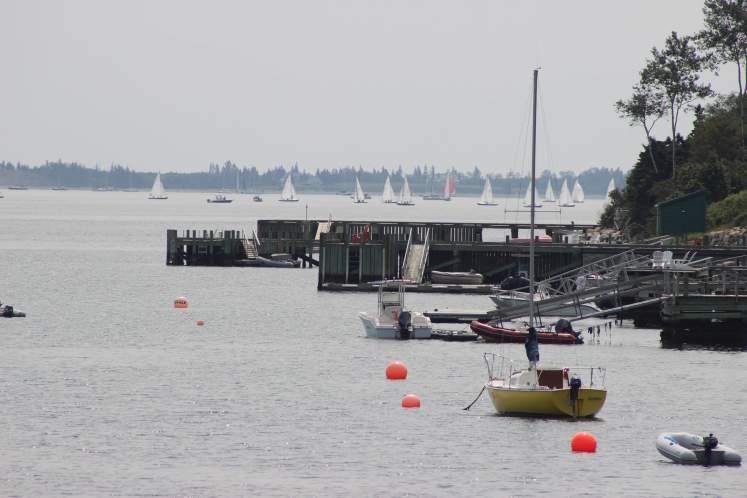
#> input picture prettyBuoy4.jpg, 1493 x 995 px (shown at 1/2 size)
$ python 'blob (1).py'
#> lines starting #> are read from the running program, lines starting #| are printed output that depends on the picture; after the words box and inside, x2 and y2 are one past the last pixel; in counts of white or black regions, pixels touching at a corner belong together
import cv2
import numpy as np
import csv
from datetime import datetime as dt
import os

# open CSV file. "if" statement checks to see if it needs to add data titles or not
csv_file = "blob_data.csv"
if not os.path.isfile(csv_file):
    with open(csv_file, mode = 'w', newline= '') as file:
        writer = csv.writer(file)
        writer.writerow(['Date and Time', 'x', 'y', 'diameter'])

# Preprocessing of the image
img = cv2.imread("prettyBuoy4.jpg")
#> img is the input picture: shape (995, 1493, 3); mean B, G, R 165.9, 164, 163.5
img = cv2.blur(img, (10, 10))
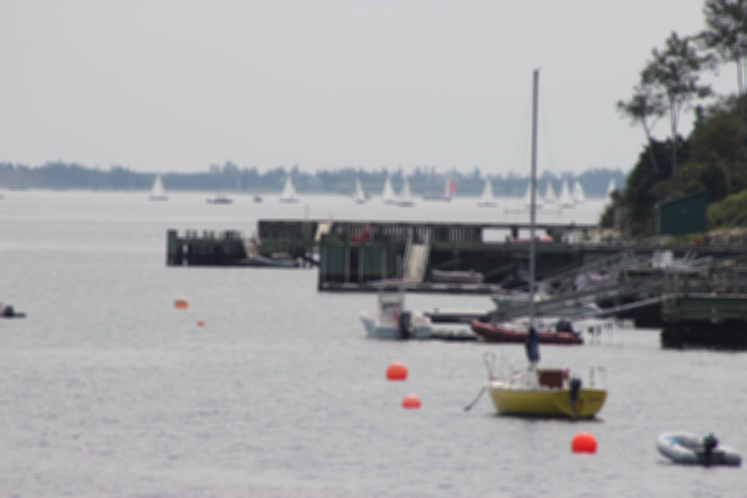
#> img: shape (995, 1493, 3) (shown at 1/2 size); mean B, G, R 165.9, 164, 163.5
img = cv2.resize(img, None, fx = 0.5, fy=0.5, interpolation= cv2.INTER_LINEAR)
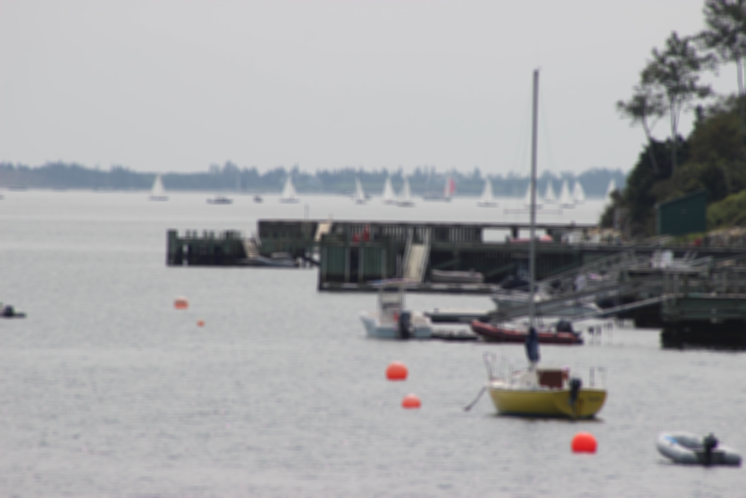
#> img: shape (498, 746, 3); mean B, G, R 166.1, 164.2, 163.7
hsv = cv2.cvtColor(img, cv2.COLOR_BGR2HSV)
#> hsv: shape (498, 746, 3); mean H, S, V 101.2, 11.1, 167.3

# These are the bounds for the colour we're looking at in HSV format
lower_greenA = np.array([0,50,50])
upper_greenA = np.array([60,255,255])

lower_greenB = np.array([170,50,50])
upper_greenB = np.array([180,255,255])

# Because red in HSV is 170 - 180 and 0 - 60 degrees, we need to `
maskA = cv2.inRange(hsv, lower_greenA, upper_greenA)
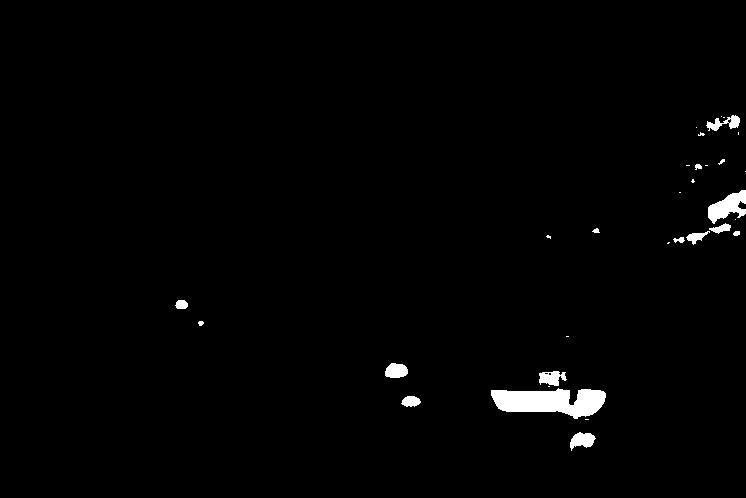
#> maskA: shape (498, 746); 1.3% white; 32 white regions (16 under 20 px), largest, box (x1, y1, x2, y2) and area: (491, 388, 606, 419) 2373, (708, 190, 746, 224) 702, (570, 432, 596, 451) 300
maskB = cv2.inRange(hsv, lower_greenB, upper_greenB)
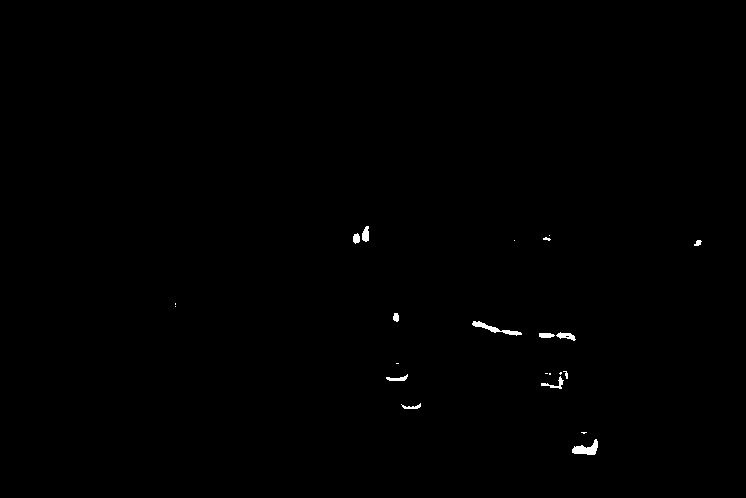
#> maskB: shape (498, 746); 0.3% white; 22 white regions (10 under 20 px), largest, box (x1, y1, x2, y2) and area: (572, 439, 598, 455) 222, (472, 321, 522, 336) 207, (556, 332, 576, 341) 94
mask = cv2.bitwise_or(maskA, maskB)
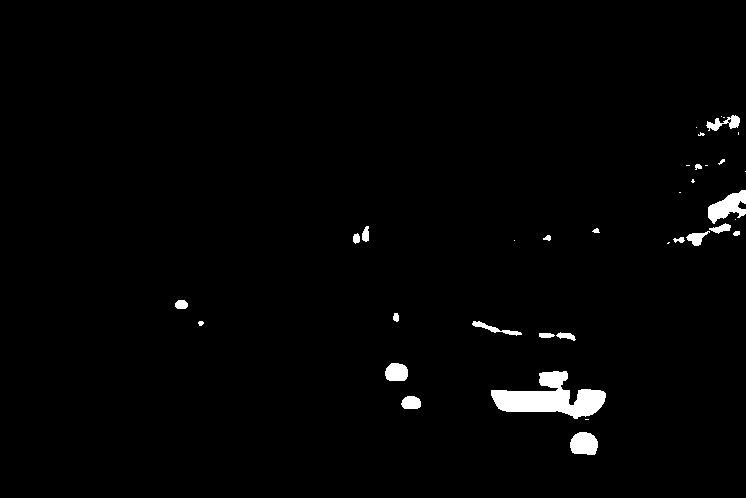
#> mask: shape (498, 746); 1.6% white; 36 white regions (14 under 20 px), largest, box (x1, y1, x2, y2) and area: (491, 371, 606, 419) 2776, (708, 190, 746, 224) 702, (570, 432, 598, 455) 530

# perform bitwise and on the pre-processed image arrays using the mask
res = cv2.bitwise_and(img, img, mask=mask)

# Show the mask and the or'd image
cv2.imshow("Mask", mask)
cv2.waitKey(0)
cv2.imshow("Masked part of original image", res)
cv2.waitKey(0)

# Use edge detection to make a nice harsh contrast for the blob detector
res = cv2.Canny(mask, 50, 100, True)
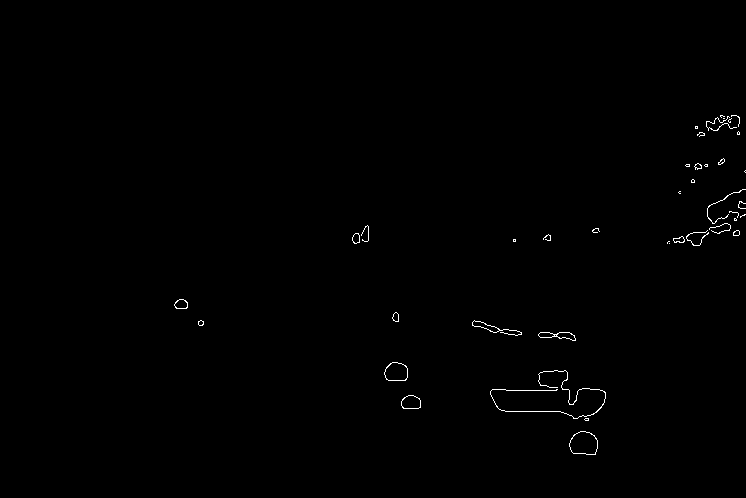
#> res: shape (498, 746); 0.4% white in thin lines or dots, all inside (x1, y1, x2, y2) = (174, 115, 746, 455)
cv2.imshow("Edges found", res)
cv2.waitKey(0)

# Set up of SimpleBlobDetector parameters.
params = cv2.SimpleBlobDetector_Params()
params.filterByArea = True
params.minArea = 100
params.filterByCircularity = True
params.minCircularity = 0.7
params.filterByConvexity = False
params.filterByInertia = False
#params.minInertia = 0.1

# Detect blobs.
detector = cv2.SimpleBlobDetector_create(params)
keypoints = detector.detect(res)
#> keypoints = 3 keypoints; (x, y, size): (583, 443, 25.6), (396, 372, 21.1), (411, 402, 16)

# Draw detected blobs as red circles.
# cv2.DRAW_MATCHES_FLAGS_DRAW_RICH_KEYPOINTS ensures
# the size of the circle corresponds to the size of blob

im_with_keypoints = cv2.drawKeypoints(img, keypoints, np.array([]), (255, 0, 0), cv2.DRAW_MATCHES_FLAGS_DRAW_RICH_KEYPOINTS)

# Save keypoints information in CSV file
for keyPoint in keypoints:
    x = keyPoint.pt[0]
    y = keyPoint.pt[1]
    s = keyPoint.size
    with open(csv_file, mode='a', newline='') as file:
        writer = csv.writer(file)
        # Update the format to include both date and time
        writer.writerow([dt.now().strftime("%Y-%m-%d %H:%M:%S"), x, y, s])
#> this loop made 3 passes
#> (keyPoint, x, y, s) on passes 1 to 3: (keypoint at (583.5, 443.2), size 25.6, 583.5, 443.2, 25.57), (keypoint at (410.7, 402.1), size 16, 410.7, 402.1, 15.99), (keypoint at (396, 371.7), size 21.1, 396, 371.7, 21.11)

print("Data appended successfully!")

# save blob data as CSV
csv_file = "pricing_data.csv"

# Show blobs
cv2.imshow("Keypoints", im_with_keypoints)
cv2.waitKey(0)
